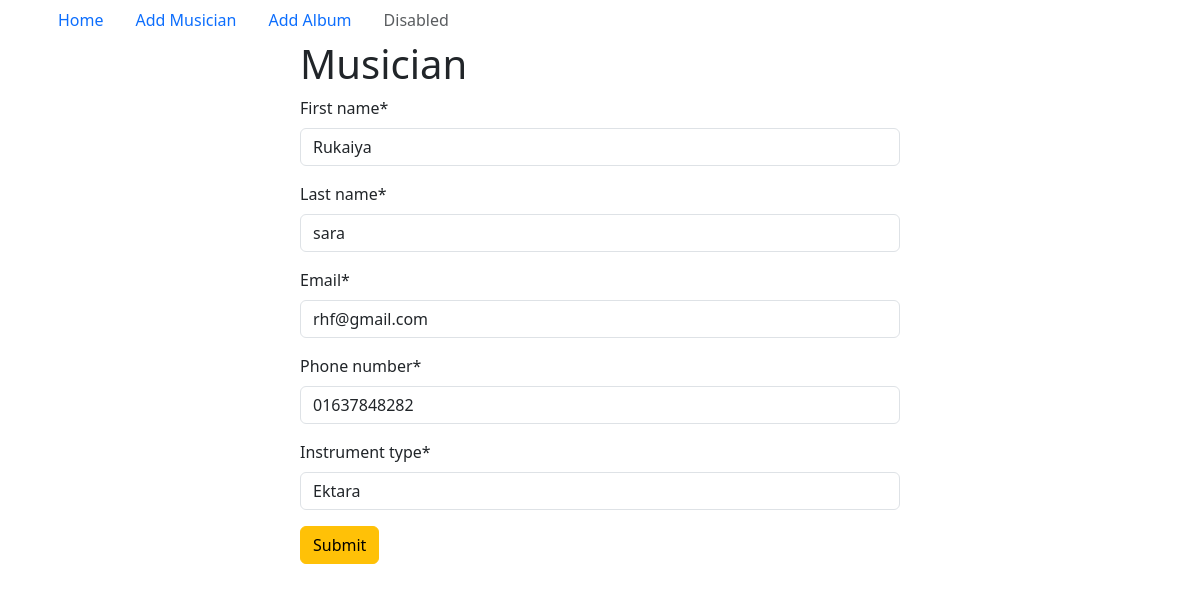
Screenshot of /musician/edit/4 with the database file from the repository.
### musician/models.py (models this page shows, shortened)
class Musician(models.Model):
    first_name = models.CharField(max_length=100)
    last_name = models.CharField(max_length=100)
    email = models.EmailField()
    phone_number = models.CharField(max_length=15)
    instrument_type = models.CharField(max_length=100)

### musician/views.py (the view)
# urls.py: path('edit/<int:id>', views.edit_musician, name="edit_musician"),
def edit_musician(request, id):
    post = models.Musician.objects.get(pk=id)
    form = forms.MusicianForm(instance=post)
    if request.method == 'POST':
        form = forms.MusicianForm(request.POST, instance=post)
        if form.is_valid():
            form.save()
            return redirect('homepage')
    return render(request, 'add_musician.html', {'form': form})

### musician/forms.py
class MusicianForm(forms.ModelForm):
    class Meta:
        model = Musician
        fields = '__all__'

### musician/templates/add_musician.html (shortened to what this page needs)
{% extends "base.html" %}
{% load crispy_forms_tags %}
{% block content %}
<form style="width: 50%; margin: auto" method="post">
    <h1>Musician</h1>
        {{form | crispy}}
    <button class="btn btn-warning">Submit</button>
</form>
{% endblock content %}

### rows the page displays
Musician: first_name "Rukaiya", last_name "sara", email "rhf@gmail.com", phone_number "01637848282", instrument_type "Ektara"
